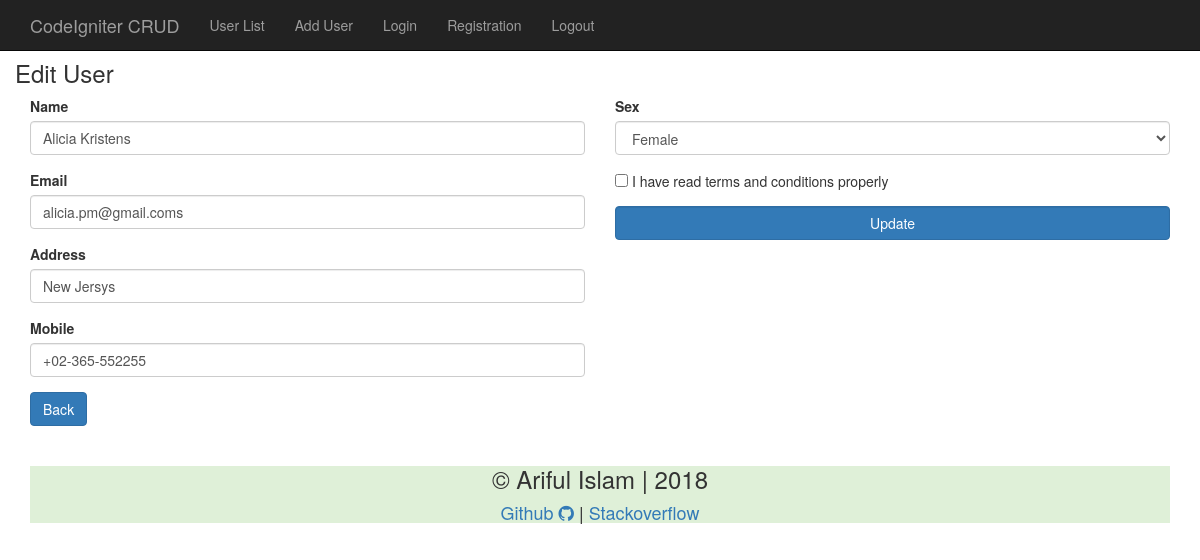
Screenshot of /user/edituser/185 with the database file from the repository.
### tables this page shows
CREATE TABLE `usertable` (
  `id` int(11) NOT NULL,
  `name` varchar(50) NOT NULL,
  `sex` varchar(10) NOT NULL,
  `username` varchar(32) NOT NULL,
  `password` varchar(32) NOT NULL,
  `mobile` varchar(15) NOT NULL,
  `address` varchar(50) NOT NULL,
  `email` varchar(50) NOT NULL,
  `designation` varchar(100) NOT NULL,
  `image` varchar(50) NOT NULL
);

### application/controllers/User.php (called while the page is built, shortened)
<?php
class User extends  CI_Controller{
    public function __construct()
    {
        $this->load->model('UserModel');
        $this->load->helper('security');
    }
    public function edituser($userid = "")
    {
        $this->load->view('template/inc/header.php');
        $data = array(
            "userdata"	=> $this->UserModel->getsingleuser($userid)
        );
        $this->load->view("template/user/edituser",$data);
        $this->UserModel->edituser($userid);
        $this->load->view('template/inc/footer.php');
    }
}

### index.php (called while the page is built, shortened)
<?php
require_once BASEPATH.'core/CodeIgniter.php';

### application/models/UserModel.php (called while the page is built, shortened)
<?php
    class UserModel extends  CI_Model{
        public function __construct()
        {
            $this->db = $this->load->database("default",TRUE);
        }
        public function getsingleuser($userid)
        {
            $where['id']  = $userid;
            $result = $this->db->get_where("usertable",$where);
            return $result->result_array();
        }
    }
?>

### application/views/template/user/edituser.php (the view, shortened to what this page needs)
<div class="row" style="margin-top: 40px;">
    <div class="card">
        <h3>Edit User</h3>
    </div>
   <?php echo form_open('user/updateuser'); ?>
        <div class="col-md-6">
            <div class="form-group">
                <label for="name">Name</label>
                <input type="text" name="name" class="form-control" value="<?php echo $userdata[0]['name']; ?>">
            </div>
            <div class="form-group">
                <label for="name">Email</label>
                <input type="text" name="email"  class="form-control" value="<?php echo $userdata[0]['email']; ?>">
            </div>
            <div class="form-group">
                <label for="name">Address</label>
                <input type="text" name="address"  class="form-control" value="<?php echo $userdata[0]['address']; ?>">
            </div>
            <div class="form-group">
                <label for="name">Mobile</label>
                <input type="text" name="mobile"  class="form-control"  value="<?php echo $userdata[0]['mobile']; ?>">
            </div>
        </div>
        <div class="col-md-6">
            <div class="form-group">
                <label for="name">Sex</label>
                <select  name="sex"  class="form-control">
                    <?php if ($userdata[0]['sex'] == "male"): ?>
                        <option value="<?php echo $userdata[0]['sex']; ?>" selected="">Male</option>
                    <?php else: ?>
                        <option value="<?php echo $userdata[0]['sex']; ?>" selected="">Female</option>
                    <?php endif; ?>
                </select>
            </div>
            <div class="form-group">
                <input type="checkbox" value="yes">&nbsp;I have read terms and conditions properly
            </div>
            <div class="form-group">
                <input type="submit" class="form-control btn btn-primary" value="Update">
            </div>
        </div>
    </form>
</div>
<a href="<?php echo site_url("Home"); ?>" class="btn btn-primary">Back</a>

### rows the page displays
usertable: name "Alicia Kristens", email "alicia.pm@gmail.coms", address "New Jersys", mobile "+02-365-552255", sex "Female"
